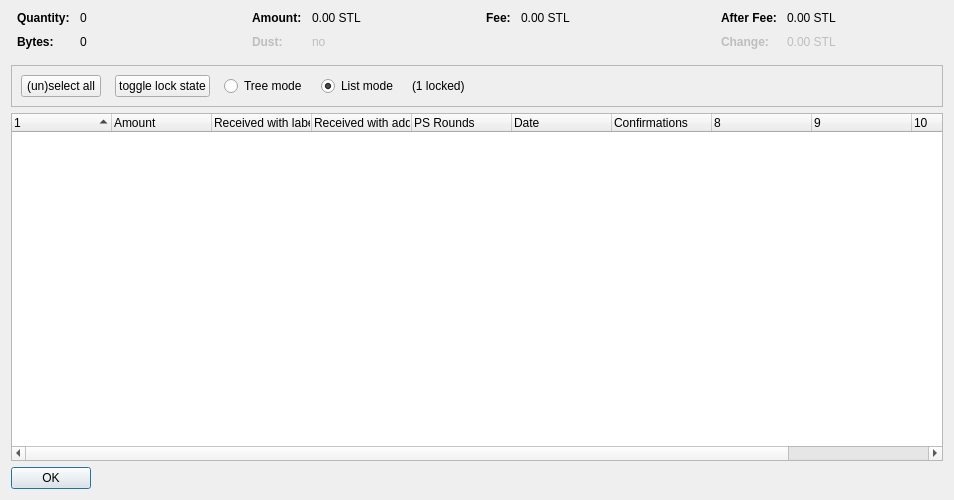
<?xml version="1.0" encoding="UTF-8"?>
<ui version="4.0">
 <class>CoinControlDialog</class>
 <widget class="QDialog" name="CoinControlDialog">
  <property name="geometry">
   <rect>
    <x>0</x>
    <y>0</y>
    <width>954</width>
    <height>500</height>
   </rect>
  </property>
  <property name="windowTitle">
   <string>Coin Selection</string>
  </property>
  <layout class="QVBoxLayout" name="verticalLayout">
   <item>
    <layout class="QHBoxLayout" name="horizontalLayoutTop" stretch="0,0,0,0">
     <property name="topMargin">
      <number>0</number>
     </property>
     <property name="bottomMargin">
      <number>10</number>
     </property>
     <item>
      <layout class="QFormLayout" name="formLayoutCoinControl1">
       <property name="horizontalSpacing">
        <number>10</number>
       </property>
       <property name="verticalSpacing">
        <number>10</number>
       </property>
       <property name="leftMargin">
        <number>6</number>
       </property>
       <property name="rightMargin">
        <number>6</number>
       </property>
       <item row="0" column="0">
        <widget class="QLabel" name="labelCoinControlQuantityText">
         <property name="font">
          <font>
           <weight>75</weight>
           <bold>true</bold>
          </font>
         </property>
         <property name="text">
          <string>Quantity:</string>
         </property>
        </widget>
       </item>
       <item row="0" column="1">
        <widget class="QLabel" name="labelCoinControlQuantity">
         <property name="cursor">
          <cursorShape>IBeamCursor</cursorShape>
         </property>
         <property name="contextMenuPolicy">
          <enum>Qt::ActionsContextMenu</enum>
         </property>
         <property name="text">
          <string notr="true">0</string>
         </property>
         <property name="textInteractionFlags">
          <set>Qt::LinksAccessibleByMouse|Qt::TextSelectableByKeyboard|Qt::TextSelectableByMouse</set>
         </property>
        </widget>
       </item>
       <item row="1" column="0">
        <widget class="QLabel" name="labelCoinControlBytesText">
         <property name="font">
          <font>
           <weight>75</weight>
           <bold>true</bold>
          </font>
         </property>
         <property name="text">
          <string>Bytes:</string>
         </property>
        </widget>
       </item>
       <item row="1" column="1">
        <widget class="QLabel" name="labelCoinControlBytes">
         <property name="cursor">
          <cursorShape>IBeamCursor</cursorShape>
         </property>
         <property name="contextMenuPolicy">
          <enum>Qt::ActionsContextMenu</enum>
         </property>
         <property name="text">
          <string notr="true">0</string>
         </property>
         <property name="textInteractionFlags">
          <set>Qt::LinksAccessibleByMouse|Qt::TextSelectableByKeyboard|Qt::TextSelectableByMouse</set>
         </property>
        </widget>
       </item>
      </layout>
     </item>
     <item>
      <layout class="QFormLayout" name="formLayoutCoinControl2">
       <property name="horizontalSpacing">
        <number>10</number>
       </property>
       <property name="verticalSpacing">
        <number>10</number>
       </property>
       <property name="leftMargin">
        <number>6</number>
       </property>
       <property name="rightMargin">
        <number>6</number>
       </property>
       <item row="0" column="0">
        <widget class="QLabel" name="labelCoinControlAmountText">
         <property name="font">
          <font>
           <weight>75</weight>
           <bold>true</bold>
          </font>
         </property>
         <property name="text">
          <string>Amount:</string>
         </property>
        </widget>
       </item>
       <item row="0" column="1">
        <widget class="QLabel" name="labelCoinControlAmount">
         <property name="cursor">
          <cursorShape>IBeamCursor</cursorShape>
         </property>
         <property name="contextMenuPolicy">
          <enum>Qt::ActionsContextMenu</enum>
         </property>
         <property name="text">
          <string notr="true">0.00 STL</string>
         </property>
         <property name="textInteractionFlags">
          <set>Qt::LinksAccessibleByMouse|Qt::TextSelectableByKeyboard|Qt::TextSelectableByMouse</set>
         </property>
        </widget>
       </item>
       <item row="1" column="0">
        <widget class="QLabel" name="labelCoinControlLowOutputText">
         <property name="enabled">
          <bool>false</bool>
         </property>
         <property name="font">
          <font>
           <weight>75</weight>
           <bold>true</bold>
          </font>
         </property>
         <property name="text">
          <string>Dust:</string>
         </property>
        </widget>
       </item>
       <item row="1" column="1">
        <widget class="QLabel" name="labelCoinControlLowOutput">
         <property name="enabled">
          <bool>false</bool>
         </property>
         <property name="cursor">
          <cursorShape>IBeamCursor</cursorShape>
         </property>
         <property name="contextMenuPolicy">
          <enum>Qt::ActionsContextMenu</enum>
         </property>
         <property name="text">
          <string notr="true">no</string>
         </property>
         <property name="textInteractionFlags">
          <set>Qt::LinksAccessibleByMouse|Qt::TextSelectableByKeyboard|Qt::TextSelectableByMouse</set>
         </property>
        </widget>
       </item>
      </layout>
     </item>
     <item>
      <layout class="QFormLayout" name="formLayoutCoinControl3">
       <property name="horizontalSpacing">
        <number>10</number>
       </property>
       <property name="verticalSpacing">
        <number>10</number>
       </property>
       <property name="leftMargin">
        <number>6</number>
       </property>
       <property name="rightMargin">
        <number>6</number>
       </property>
       <item row="0" column="0">
        <widget class="QLabel" name="labelCoinControlFeeText">
         <property name="font">
          <font>
           <weight>75</weight>
           <bold>true</bold>
          </font>
         </property>
         <property name="text">
          <string>Fee:</string>
         </property>
        </widget>
       </item>
       <item row="0" column="1">
        <widget class="QLabel" name="labelCoinControlFee">
         <property name="cursor">
          <cursorShape>IBeamCursor</cursorShape>
         </property>
         <property name="contextMenuPolicy">
          <enum>Qt::ActionsContextMenu</enum>
         </property>
         <property name="text">
          <string notr="true">0.00 STL</string>
         </property>
         <property name="textInteractionFlags">
          <set>Qt::LinksAccessibleByMouse|Qt::TextSelectableByKeyboard|Qt::TextSelectableByMouse</set>
         </property>
        </widget>
       </item>
      </layout>
     </item>
     <item>
      <layout class="QFormLayout" name="formLayoutCoinControl4">
       <property name="horizontalSpacing">
        <number>10</number>
       </property>
       <property name="verticalSpacing">
        <number>10</number>
       </property>
       <property name="leftMargin">
        <number>6</number>
       </property>
       <property name="rightMargin">
        <number>6</number>
       </property>
       <item row="0" column="0">
        <widget class="QLabel" name="labelCoinControlAfterFeeText">
         <property name="font">
          <font>
           <weight>75</weight>
           <bold>true</bold>
          </font>
         </property>
         <property name="text">
          <string>After Fee:</string>
         </property>
        </widget>
       </item>
       <item row="0" column="1">
        <widget class="QLabel" name="labelCoinControlAfterFee">
         <property name="cursor">
          <cursorShape>IBeamCursor</cursorShape>
         </property>
         <property name="contextMenuPolicy">
          <enum>Qt::ActionsContextMenu</enum>
         </property>
         <property name="text">
          <string notr="true">0.00 STL</string>
         </property>
         <property name="textInteractionFlags">
          <set>Qt::LinksAccessibleByMouse|Qt::TextSelectableByKeyboard|Qt::TextSelectableByMouse</set>
         </property>
        </widget>
       </item>
       <item row="1" column="0">
        <widget class="QLabel" name="labelCoinControlChangeText">
         <property name="enabled">
          <bool>false</bool>
         </property>
         <property name="font">
          <font>
           <weight>75</weight>
           <bold>true</bold>
          </font>
         </property>
         <property name="text">
          <string>Change:</string>
         </property>
        </widget>
       </item>
       <item row="1" column="1">
        <widget class="QLabel" name="labelCoinControlChange">
         <property name="enabled">
          <bool>false</bool>
         </property>
         <property name="cursor">
          <cursorShape>IBeamCursor</cursorShape>
         </property>
         <property name="contextMenuPolicy">
          <enum>Qt::ActionsContextMenu</enum>
         </property>
         <property name="text">
          <string notr="true">0.00 STL</string>
         </property>
         <property name="textInteractionFlags">
          <set>Qt::LinksAccessibleByMouse|Qt::TextSelectableByKeyboard|Qt::TextSelectableByMouse</set>
         </property>
        </widget>
       </item>
      </layout>
     </item>
    </layout>
   </item>
   <item>
    <widget class="QFrame" name="frame">
     <property name="minimumSize">
      <size>
       <width>0</width>
       <height>40</height>
      </size>
     </property>
     <property name="frameShape">
      <enum>QFrame::StyledPanel</enum>
     </property>
     <property name="frameShadow">
      <enum>QFrame::Sunken</enum>
     </property>
     <layout class="QHBoxLayout" name="horizontalLayout">
      <item>
       <layout class="QHBoxLayout" name="horizontalLayoutPanel" stretch="0,0,0,0,0,0">
        <property name="spacing">
         <number>14</number>
        </property>
        <item>
         <widget class="QPushButton" name="pushButtonSelectAll">
          <property name="sizePolicy">
           <sizepolicy hsizetype="Maximum" vsizetype="Fixed">
            <horstretch>0</horstretch>
            <verstretch>0</verstretch>
           </sizepolicy>
          </property>
          <property name="text">
           <string>(un)select all</string>
          </property>
          <property name="autoDefault">
           <bool>false</bool>
          </property>
         </widget>
        </item>
        <item>
         <widget class="QPushButton" name="pushButtonToggleLock">
          <property name="sizePolicy">
           <sizepolicy hsizetype="Maximum" vsizetype="Fixed">
            <horstretch>0</horstretch>
            <verstretch>0</verstretch>
           </sizepolicy>
          </property>
          <property name="text">
           <string>toggle lock state</string>
          </property>
          <property name="autoDefault">
           <bool>false</bool>
          </property>
         </widget>
        </item>
        <item>
         <widget class="QRadioButton" name="radioTreeMode">
          <property name="sizePolicy">
           <sizepolicy hsizetype="Maximum" vsizetype="Fixed">
            <horstretch>0</horstretch>
            <verstretch>0</verstretch>
           </sizepolicy>
          </property>
          <property name="text">
           <string>Tree mode</string>
          </property>
         </widget>
        </item>
        <item>
         <widget class="QRadioButton" name="radioListMode">
          <property name="sizePolicy">
           <sizepolicy hsizetype="Maximum" vsizetype="Fixed">
            <horstretch>0</horstretch>
            <verstretch>0</verstretch>
           </sizepolicy>
          </property>
          <property name="text">
           <string>List mode</string>
          </property>
          <property name="checked">
           <bool>true</bool>
          </property>
         </widget>
        </item>
        <item>
         <widget class="QLabel" name="labelLocked">
          <property name="text">
           <string>(1 locked)</string>
          </property>
         </widget>
        </item>
        <item>
         <spacer name="horizontalSpacer">
          <property name="orientation">
           <enum>Qt::Horizontal</enum>
          </property>
          <property name="sizeHint" stdset="0">
           <size>
            <width>40</width>
            <height>20</height>
           </size>
          </property>
         </spacer>
        </item>
       </layout>
      </item>
     </layout>
    </widget>
   </item>
   <item>
    <widget class="CoinControlTreeWidget" name="treeWidget">
     <property name="contextMenuPolicy">
      <enum>Qt::CustomContextMenu</enum>
     </property>
     <property name="sortingEnabled">
      <bool>false</bool>
     </property>
     <property name="columnCount">
      <number>11</number>
     </property>
     <attribute name="headerShowSortIndicator" stdset="0">
      <bool>true</bool>
     </attribute>
     <attribute name="headerStretchLastSection">
      <bool>false</bool>
     </attribute>
     <column>
      <property name="text">
       <string/>
      </property>
     </column>
     <column>
      <property name="text">
       <string>Amount</string>
      </property>
     </column>
     <column>
      <property name="text">
       <string>Received with label</string>
      </property>
     </column>
     <column>
      <property name="text">
       <string>Received with address</string>
      </property>
     </column>
     <column>
      <property name="text">
       <string>PS Rounds</string>
      </property>
     </column>
     <column>
      <property name="text">
       <string>Date</string>
      </property>
     </column>
     <column>
      <property name="text">
       <string>Confirmations</string>
      </property>
      <property name="toolTip">
       <string>Confirmed</string>
      </property>
     </column>
     <column>
      <property name="text">
       <string/>
      </property>
     </column>
     <column>
      <property name="text">
       <string/>
      </property>
     </column>
     <column>
      <property name="text">
       <string/>
      </property>
     </column>
     <column>
      <property name="text">
       <string/>
      </property>
     </column>
    </widget>
   </item>
   <item>
    <widget class="QDialogButtonBox" name="buttonBox">
     <property name="sizePolicy">
      <sizepolicy hsizetype="Maximum" vsizetype="Fixed">
       <horstretch>0</horstretch>
       <verstretch>0</verstretch>
      </sizepolicy>
     </property>
     <property name="orientation">
      <enum>Qt::Horizontal</enum>
     </property>
     <property name="standardButtons">
      <set>QDialogButtonBox::Ok</set>
     </property>
    </widget>
   </item>
  </layout>
 </widget>
 <customwidgets>
  <customwidget>
   <class>CoinControlTreeWidget</class>
   <extends>QTreeWidget</extends>
   <header>coincontroltreewidget.h</header>
  </customwidget>
 </customwidgets>
 <resources/>
 <connections/>
</ui>
